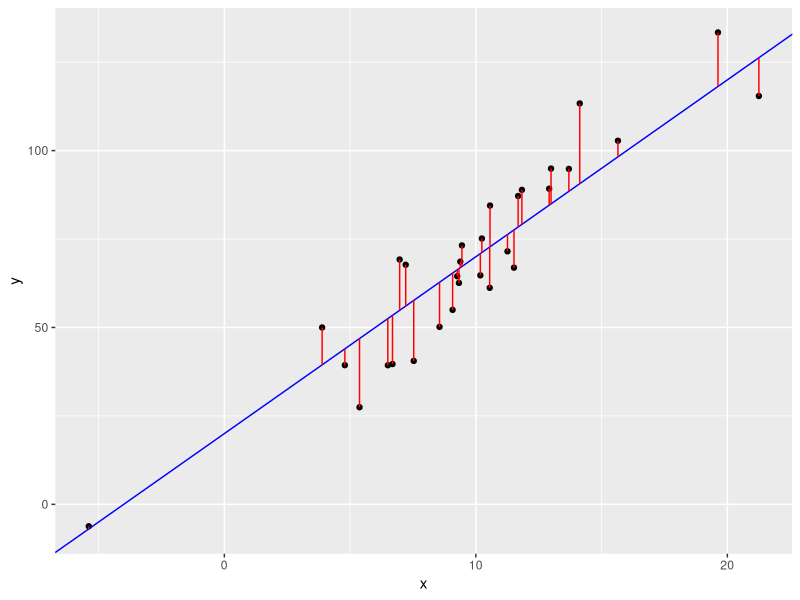

Write R code to recreate this figure.
## ---- chunk 1
knitr::opts_chunk$set(echo = FALSE)
## ---- chunk 2
library(ggplot2)
df <- data.frame(x=rnorm(30, mean=10, sd=5))
df$y <- 20 + 5*df$x + rnorm(30, mean=0, sd=15)
ggplot(df, aes(x=x,y=y)) + 
	geom_point() + 
	geom_abline(intercept = 20, slope=5, color="blue") + 
	geom_segment((aes(xend=x, yend=20 + 5*df$x)), color="red")
